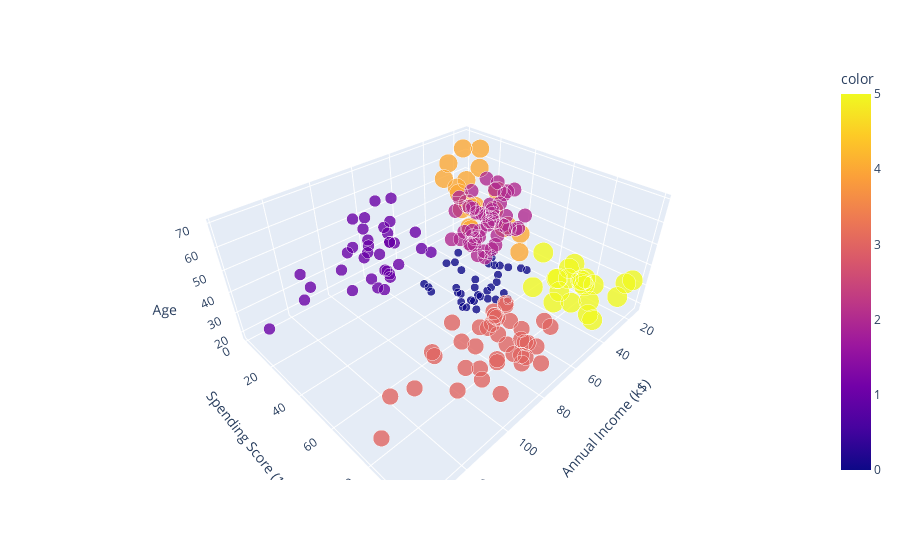

The cell this chart's notebook holds for it:
### Code cell
fig = px.scatter_3d(train_data, x="Annual Income (k$)", y="Spending Score (1-100)", z="Age",
                    color=y, opacity=0.8, size=y+1)
fig.show()

### Figure 1 — Plotly figure (JSON) as saved in the notebook; plotly's stock layout.template omitted (floating-point values rounded to 4 significant figures; data arrays with more than 128 entries replaced by an {"elided": "..."} marker saying what was removed)
{"data": [{"hovertemplate": "Annual Income (k$)=%{x}<br>Spending Score (1-100)=%{y}<br>Age=%{z}<br>size=%{marker.size}<br>color=%{marker.color}<extra></extra>", "legendgroup": "", "marker": {"color": {"elided": "200 int values"}, "coloraxis": "coloraxis", "opacity": 0.8, "size": {"elided": "200 int values"}, "sizemode": "area", "sizeref": 0.015, "symbol": "circle"}, "mode": "markers", "name": "", "scene": "scene", "showlegend": false, "type": "scatter3d", "x": {"elided": "200 int values"}, "y": {"elided": "200 int values"}, "z": {"elided": "200 int values"}}], "layout": {"coloraxis": {"colorbar": {"title": {"text": "color"}}, "colorscale": [[0, "#0d0887"], [0.1111, "#46039f"], [0.2222, "#7201a8"], [0.3333, "#9c179e"], [0.4444, "#bd3786"], [0.5556, "#d8576b"], [0.6667, "#ed7953"], [0.7778, "#fb9f3a"], [0.8889, "#fdca26"], [1, "#f0f921"]]}, "legend": {"itemsizing": "constant", "tracegroupgap": 0}, "margin": {"t": 60}, "scene": {"domain": {"x": [0, 1], "y": [0, 1]}, "xaxis": {"title": {"text": "Annual Income (k$)"}}, "yaxis": {"title": {"text": "Spending Score (1-100)"}}, "zaxis": {"title": {"text": "Age"}}}}}
